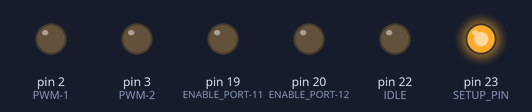
The sketch below on a simulated Arduino Mega 2560, built with avr-gcc and run on an emulated ATmega2560. Shown: output pins drawn as LEDs (lit = HIGH). Pins used as bus, display or sensor lines are not drawn; what the sketch prints to the serial monitor is not drawn.

Above: at 0.15 s.
Timing chart, 0 to 3.0 s (numbered marks = the images above):
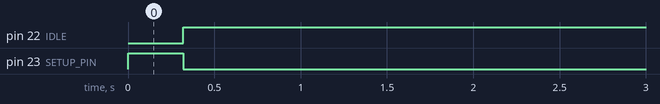

Measured:
- by itself, pin 22 (IDLE): LOW → HIGH at 0.32 s
- by itself, pin 23 (SETUP_PIN): LOW → HIGH at 0.00 s, → LOW 0.32 s later
- by itself, everything shown: repeats every 2.0 s, in 10 steps

The sketch:

Lighting_Card_Source_Code.ino
```cpp
#include <Arduino.h>
#include <SoftwareSerial.h>
#include "enable_pinout.h"
#include "Data_holder.h"
#include "input_char.h"
#include "transmit.h"
#include "transmit_same.h"
#include "global_variable.h"
Data_holder dh;
struct transmit tr;
struct transmit tr_same;
enable_pinout ep1;

///////////////////////////////////////////////////////// Setup Start  /////////////////////////////////////////////////////////////////
void setup()
{
  Serial.begin(152000);

  pinMode(23, OUTPUT);       // SETUP PIN
  pinMode(22, OUTPUT);       // IDLE
  pinMode(21, OUTPUT);       // RUNNING

  pinMode(0, OUTPUT);       // PWM-3
  pinMode(1, OUTPUT);       // PWM-4
  pinMode(2, OUTPUT);       // PWM-1
  pinMode(3, OUTPUT);       // PWM-2

  pinMode(4, OUTPUT);       // ENABLE PORT-1
  pinMode(5, OUTPUT);       // ENABLE PORT-2
  pinMode(6, OUTPUT);       // ENABLE PORT-3
  pinMode(7, OUTPUT);       // ENABLE PORT-4
  pinMode(8, OUTPUT);       // ENABLE PORT-8
  pinMode(9, OUTPUT);       // ENABLE PORT-7
  pinMode(10, OUTPUT);      // ENABLE PORT-6
  pinMode(11, OUTPUT);      // ENABLE PORT-5
  pinMode(20, OUTPUT);      // ENABLE PORT-12
  pinMode(19, OUTPUT);      // ENABLE PORT-11
  pinMode(18, OUTPUT);      // ENABLE PORT-10
  pinMode(17, OUTPUT);      // ENABLE PORT-9

  pinMode(23, OUTPUT);      // SETUP INDICATOR
  pinMode(22, OUTPUT);      // IDLE INDICATOR
  pinMode(21, OUTPUT);      // RUNNING INDICATOR
}
///////////////////////////////////////////////////////// Setup End /////////////////////////////////////////////////////////////////

/////////////////////////////////////////////////////Main Loop Start /////////////////////////////////////////////////////////////
void loop()
{

  while ((Setup_flag == false) && (Idle_flag == false) && (Running_flag == false)) // Run until whole setup is not completed, flag will turn true at last line of while loop
  {
    digitalWrite(23, HIGH);  // Turn the Setup Led on
    dh.Setup();
    digitalWrite(23, LOW);  // Turn the Setup Led off, as Setup has been completed..
    Setup_flag = true;
  }
  while ((Setup_flag == true) && (Idle_flag == false) && (Running_flag == false)) // Run until whole setup is not completed, flag will turn true at last line of while loop
  {
    digitalWrite(21, HIGH);  // Turn the Running Led on
    Serial.println("Running ");
    for (int i = 0; i < dh.port_no; i++)
    {
      digitalWrite(ep1.enable_pin(i + 1), HIGH);
      if (similar[i] == 0)
      {
        for (int j = 0; j < 4; j++)
        {
          memcpy(&tr, &dh.dtp[i][j], sizeof dh.dtp[i][j]);
          transmit(tr, ep1.pwm_trans(j + 1));
          //          Serial.print("-----");
        }
      }
      else if (similar[i] == 1)
      {
        memcpy(&tr_same, &dh.dtp[i][0], sizeof dh.dtp[i][0]);
        transmit_same(tr_same, ep1.pwm_pin);
        //        Serial.print("--------------------");
      }
      digitalWrite(ep1.enable_pin(i + 1), LOW);
      delayMicroseconds(5);
    }
    Running_flag = true;
    //    Serial.println("Done Running");
    digitalWrite(21, LOW);  // Turn the Running Led on
  }
  digitalWrite(22, HIGH);  // Turn the Idle Led on
  count = count + 1;
  /////////// GREEN ///////////////////////
  if (count == 30) {
    for (int i = 0; i < dh.port_no; i++)
    {
      dh.dtp[i][0].Rd_var = 0;
      dh.dtp[i][1].Rd_var = dh.dtp[i][0].Rd_var;
      dh.dtp[i][2].Rd_var = dh.dtp[i][0].Rd_var;
      dh.dtp[i][3].Rd_var = dh.dtp[i][0].Rd_var;

      dh.dtp[i][0].Gr_var = 8;
      dh.dtp[i][1].Gr_var = dh.dtp[i][0].Gr_var;
      dh.dtp[i][2].Gr_var = dh.dtp[i][0].Gr_var;
      dh.dtp[i][3].Gr_var = dh.dtp[i][0].Gr_var;

      dh.dtp[i][0].Bl_var = 0;
      dh.dtp[i][1].Bl_var = dh.dtp[i][0].Bl_var;
      dh.dtp[i][2].Bl_var = dh.dtp[i][0].Bl_var;
      dh.dtp[i][3].Bl_var = dh.dtp[i][0].Bl_var;
    }
  }
  /////////// BLUE ///////////////////////
  if (count == 60) {
    for (int i = 0; i < dh.port_no; i++)
    {
      dh.dtp[i][0].Rd_var = 0;
      dh.dtp[i][1].Rd_var = dh.dtp[i][0].Rd_var;
      dh.dtp[i][2].Rd_var = dh.dtp[i][0].Rd_var;
      dh.dtp[i][3].Rd_var = dh.dtp[i][0].Rd_var;

      dh.dtp[i][0].Gr_var = 0;
      dh.dtp[i][1].Gr_var = dh.dtp[i][0].Gr_var;
      dh.dtp[i][2].Gr_var = dh.dtp[i][0].Gr_var;
      dh.dtp[i][3].Gr_var = dh.dtp[i][0].Gr_var;

      dh.dtp[i][0].Bl_var = 8;
      dh.dtp[i][1].Bl_var = dh.dtp[i][0].Bl_var;
      dh.dtp[i][2].Bl_var = dh.dtp[i][0].Bl_var;
      dh.dtp[i][3].Bl_var = dh.dtp[i][0].Bl_var;
    }
  }
  /////////// Back to RED ///////////////////////
  if (count == 90) {
    for (int i = 0; i < dh.port_no; i++)
    {
      dh.dtp[i][0].Rd_var = 8;
      dh.dtp[i][1].Rd_var = dh.dtp[i][0].Rd_var;
      dh.dtp[i][2].Rd_var = dh.dtp[i][0].Rd_var;
      dh.dtp[i][3].Rd_var = dh.dtp[i][0].Rd_var;

      dh.dtp[i][0].Gr_var = 0;
      dh.dtp[i][1].Gr_var = dh.dtp[i][0].Gr_var;
      dh.dtp[i][2].Gr_var = dh.dtp[i][0].Gr_var;
      dh.dtp[i][3].Gr_var = dh.dtp[i][0].Gr_var;

      dh.dtp[i][0].Bl_var = 0;
      dh.dtp[i][1].Bl_var = dh.dtp[i][0].Bl_var;
      dh.dtp[i][2].Bl_var = dh.dtp[i][0].Bl_var;
      dh.dtp[i][3].Bl_var = dh.dtp[i][0].Bl_var;
    }
    count = 0;
  }
  delay(100);
  //  Serial.print("You Want to Send Again: 1 for Yes 0 for No:");
  //  int again_var = input_char();
  //  if (again_var == 1)
  //  {
  //    delay(3500);
  Running_flag = false;
  //  }
  digitalWrite(22, LOW);  // Turn the Idle Led on
}
/////////////////////////////////////////////////////Main Loop End ///////////////////////////////////////////////////////////////
```

Data_holder.cpp
```cpp
#include "Data_holder.h"
#include "input_char.h"
#include <SoftwareSerial.h>
#include <Arduino.h>


void Data_holder::Setup()
{
  Serial.println ("                         -- Setup -- ");
  Serial.println();
  Serial.print("Enter The No. of Ports you want to Access:");
  port_no = 10;  // user will enter how many ports rj45 will use.
  Serial.print(port_no);
  Serial.print(";");
  //pin number when we call that class. like port 2(rj45) enable when we turn pin 5 High.
  Serial.println(ep.enable_pin(port_no));
  for (int i = 0; i < port_no; i++)
  {
    Serial.print("          Enter Data You Want to Transmit on port:");
    Serial.println(i + 1);
    Serial.println("If you want to transmit simmilar data on this port, 1 for yes 0 for no");
    similar[i] = 1;

    /////////////////// For Non Similiar Inputs  ////////////////////////
    if (similar[i] == 0)
    {
      for (int j = 0; j < 4; j++)
      {
        Serial.print("    Enter Data You Want to Transmit on ");
        Serial.print(j + 1);
        Serial.print(" branch of port ");
        Serial.println(i + 1);

        Serial.println("Enter Color and Intensity     ");

        Serial.print("Enter Red Intensity from 0 to 8 '0'=OFF, '8'=FULL : ");
        dtp[i][j].Rd_var = input_char();
        Serial.println(dtp[i][j].Rd_var);

        Serial.print("Enter Green Intensity from 0 to 8 '0'=OFF, '8'=FULL : ");
        dtp[i][j].Gr_var = input_char();
        Serial.println(dtp[i][j].Gr_var);

        Serial.print("Enter Blue Intensity from 0 to 8 '0'=OFF, '8'=FULL : ");
        dtp[i][j].Bl_var = input_char();
        Serial.println(dtp[i][j].Bl_var);

        Serial.print("You Want to Run Solid Or Alternate, Type (0) For Solid and (1) For Alternate: ");
        dtp[i][j].alt = input_char();
        Serial.println(dtp[i][j].alt);

        if (dtp[i][j].alt == 1)
        {
          Serial.println("Enter Alternate Color and Intensity");

          Serial.print("Enter Red Alternate Intensity from 0 to 8 '0'=OFF, '8'=FULL : ");
          dtp[i][j].Rd_var_alt = input_char();
          Serial.println(dtp[i][j].Rd_var_alt);

          Serial.print("Enter Green Alternate Intensity from 0 to 8 '0'=OFF, '8'=FULL : ");
          dtp[i][j].Gr_var_alt = input_char();
          Serial.println(dtp[i][j].Gr_var_alt);

          Serial.print("Enter Blue Alternate Intensity from 0 to 8 '0'=OFF, '8'=FULL : ");
          dtp[i][j].Bl_var_alt = input_char();
          Serial.println(dtp[i][j].Bl_var_alt);
        }
        if ((dtp[i][j].alt != 0) && (dtp[i][j].alt != 1))
        {
          Serial.print("Invalid Input");
        }
        Serial.print("Enter Brightness Levels from 0 to 8 : ");
        dtp[i][j].Bright = input_char();
        Serial.println(dtp[i][j].Bright);
      }
    }


    /////////////////// For Non Similiar Inputs  ////////////////////////
    if (similar[i] == 1)
    {
      Serial.print("    Enter Data You Want to Transmit on ");
      Serial.println("Enter Color and Intensity     ");

      Serial.print("Enter Red Intensity from 0 to 8 '0'=OFF, '8'=FULL : ");
      dtp[i][0].Rd_var = 8;
      dtp[i][1].Rd_var = dtp[i][0].Rd_var;
      dtp[i][2].Rd_var = dtp[i][0].Rd_var;
      dtp[i][3].Rd_var = dtp[i][0].Rd_var;
      Serial.println(dtp[i][0].Rd_var);

      Serial.print("Enter Green Intensity from 0 to 8 '0'=OFF, '8'=FULL : ");
      dtp[i][0].Gr_var = 0;
      dtp[i][1].Gr_var = dtp[i][0].Gr_var;
      dtp[i][2].Gr_var = dtp[i][0].Gr_var;
      dtp[i][3].Gr_var = dtp[i][0].Gr_var;
      Serial.println(dtp[i][0].Gr_var);

      Serial.print("Enter Blue Intensity from 0 to 8 '0'=OFF, '8'=FULL : ");
      dtp[i][0].Bl_var = 0;
      dtp[i][1].Bl_var = dtp[i][0].Bl_var;
      dtp[i][2].Bl_var = dtp[i][0].Bl_var;
      dtp[i][3].Bl_var = dtp[i][0].Bl_var;
      Serial.println(dtp[i][0].Bl_var);

      Serial.print("You Want to Run Solid Or Alternate, Type (0) For Solid and (1) For Alternate: ");
      dtp[i][0].alt = 0;
      dtp[i][1].alt = dtp[i][0].alt;
      dtp[i][2].alt = dtp[i][0].alt;
      dtp[i][3].alt = dtp[i][0].alt;
      Serial.println(dtp[i][0].alt);

      if (dtp[i][0].alt == 1)
      {
        Serial.println("Enter Alternate Color and Intensity");

        Serial.print("Enter Red Alternate Intensity from 0 to 8 '0'=OFF, '8'=FULL : ");
        dtp[i][0].Rd_var_alt = input_char();
        dtp[i][1].Rd_var_alt = dtp[i][0].Rd_var_alt;
        dtp[i][2].Rd_var_alt = dtp[i][0].Rd_var_alt;
        dtp[i][3].Rd_var_alt = dtp[i][0].Rd_var_alt;
        Serial.println(dtp[i][0].Rd_var_alt);

        Serial.print("Enter Green Alternate Intensity from 0 to 8 '0'=OFF, '8'=FULL : ");
        dtp[i][0].Gr_var_alt = input_char();
        dtp[i][1].Gr_var_alt = dtp[i][0].Gr_var_alt;
        dtp[i][2].Gr_var_alt = dtp[i][0].Gr_var_alt;
        dtp[i][3].Gr_var_alt = dtp[i][0].Gr_var_alt;
        Serial.println(dtp[i][0].Gr_var_alt);

        Serial.print("Enter Blue Alternate Intensity from 0 to 8 '0'=OFF, '8'=FULL : ");
        dtp[i][0].Bl_var_alt = input_char();
        dtp[i][1].Bl_var_alt = dtp[i][0].Bl_var_alt;
        dtp[i][2].Bl_var_alt = dtp[i][0].Bl_var_alt;
        dtp[i][3].Bl_var_alt = dtp[i][0].Bl_var_alt;
        Serial.println(dtp[i][0].Bl_var_alt);
      }
      if ((dtp[i][0].alt != 0) && (dtp[i][0].alt != 1))
      {
        Serial.print("Invalid Input");
      }
      Serial.print("Enter Brightness Levels from 0 to 8 : ");
      dtp[i][0].Bright = 8;
      dtp[i][1].Bright = dtp[i][0].Bright;
      dtp[i][2].Bright = dtp[i][0].Bright;
      dtp[i][3].Bright = dtp[i][0].Bright;
      Serial.println(dtp[i][0].Bright);

    }
    Serial.println();
  }
}
////////////////////////////////////////////////////////////////////////////////////////////////////////////////////////////////////////
```

Data_holder.h
```cpp
#include "enable_pinout.h"
#include "input_char.h"
#include "global_variable.h"
#include <Arduino.h>

#ifndef DATA_HOLDER_H
#define DATA_HOLDER_H
// Class that will store Data and have Setup Function that will take input from user and store in Structure.
class Data_holder
{
  public:
    int port_no = 0;
    struct Data_to_transmit
    {
      unsigned char Rd_var = 0;
      unsigned char Gr_var = 0;
      unsigned char Bl_var = 0;
      unsigned char Rd_var_alt = 0;
      unsigned char Gr_var_alt = 0;
      unsigned char Bl_var_alt = 0;
      unsigned char alt = 0;
      int Bright = 0;
    };
    Data_to_transmit dtp[12][4];
    enable_pinout ep;  // class of actual hardware pin of Teensy 4.1/4.0 that will give the
    void Setup();
};
#endif
////////////////////////////////////////////////////////////////////////////////////////////////////////////////////////////////////////
```

enable_pinout.cpp
```cpp
#include "enable_pinout.h"
int enable_pinout::enable_pin(int access_no)
{
  return hardware_pins [access_no - 1];
}

int enable_pinout::pwm_trans(int pwm_acess)
{
  return pwm_pin [pwm_acess - 1];
}
```

enable_pinout.h
```cpp
/////////////////////////////////////////////////////////////////////////// Structure that will store Hardware Pins ////////////////////////////////////
// Class will give Hardware Pins

#ifndef ENABLE_PINOUT_H
#define ENABLE_PINOUT_H
class enable_pinout
{
  public:
    int hardware_pins[12] = {4, 5, 6, 7, 11, 10, 9, 8, 17, 18, 19, 20};
    int pwm_pin[4] = {2, 3, 0, 1};
    int enable_pin(int access_no);
    int pwm_trans(int pwm_acess);
};
#endif
```

global_variable.cpp
```cpp
#include <SoftwareSerial.h>
#include <Arduino.h>
#include "global_variable.h"

boolean Setup_flag = false;
boolean Idle_flag = false;
boolean Running_flag = false;

// Structure to get stored data in it to transmit
unsigned char similar[12] = {0};

int count =0;

/////////////////////////////////////////////////////////////////////////// Structure that will take Data into Function ////////////////////////////////////
```

global_variable.h
```cpp
#include <SoftwareSerial.h>
#include <Arduino.h>

#ifndef GLOBAL_VARIABLE_H
#define GLOBAL_VARIABLE_H
extern boolean Setup_flag;
extern boolean Idle_flag;
extern boolean Running_flag;
extern int count;

// Structure to get stored data in it to transmit
extern unsigned char similar[12];

/////////////////////////////////////////////////////////////////////////// Structure that will take Data into Function ////////////////////////////////////
struct transmit
{
  unsigned char Rd_var;
  unsigned char Gr_var;
  unsigned char Bl_var;
  unsigned char Rd_var_alt;
  unsigned char Gr_var_alt;
  unsigned char Bl_var_alt;
  unsigned char alt;
  int Bright;
};
#endif
```

input_char.cpp
```cpp
#include "input_char.h"
#include <SoftwareSerial.h>
#include <Arduino.h>

unsigned char input_char()
{
  while (!Serial.available() > 0) {} //wait for an input
  unsigned char Read = Serial.parseInt();
  return Read;
}
```

input_char.h
```cpp
#include <SoftwareSerial.h>
#include <Arduino.h>

#ifndef INPUT_CHAR_H
#define INPUT_CHAR_H
extern unsigned char input_char();
#endif

////////////////////////////////////////////////////////////////////////////////////////////////////////////////////////////////////////
```

transmit.h
```cpp
//#include <Arduino.h>
//#include "global_variable.h"
#ifndef TRANSMIT_H
#define TRAMSMIT_H
//////////////////////////////////////////////////////// Transmit Function ///////////////////////////////////////////////////////
void transmit(struct    transmit trf , int pin);
#endif
//////////////////////////////////////////////////////// Transmit Function End ////////////////////////////////////////////////////////////
```

transmit_same.h
```cpp
#include <SoftwareSerial.h>
#include <Arduino.h>
//#include "global_variable.h"/

#ifndef TRANSMIT_SAME_H
#define TRANSMIT_SAME_H
//////////////////////////////////////////////////////// Transmit Same Function Starts//////////////////////////////////////////////////////
void transmit_same(struct transmit trf_same, int A[4]);
#endif
//////////////////////////////////////////////////////// Transmit Same Function Starts//////////////////////////////////////////////////////
```
